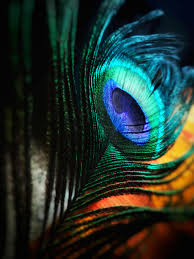
#> input picture Experiment-1/Sample.jpg, 194 x 259 px, found by its file name
$ jupyter execute --allow-errors EXP-1_CV.ipynb
#> lines starting #> are read from the running program, lines starting #| are printed output that depends on the picture; after the words box and inside, x2 and y2 are one past the last pixel; in counts of white or black regions, pixels touching at a corner belong together
[cell 1]
from google.colab import drive
drive.mount('/content/drive')

EXP_1-To implement basic image processing operations: reading images, writing images, converting
images to different formats, and complementing an image.

Name : PRATHAMESH ARVIND JADHAV

[cell 2]
import cv2
from google.colab.patches import cv2_imshow
from google.colab import files

[cell 3]
image = cv2.imread('/content/drive/MyDrive/Colab Notebooks/Sample.jpg')
#> image is the input picture: shape (259, 194, 3); mean B, G, R 42.9, 49.4, 33.7

[cell 4]
cv2_imshow(image)

[cell 5]
cv2.imwrite('output_image.jpg', image)
print("Image saved successfully as 'output_image.jpg'")

[cell 6]
gray_image = cv2.cvtColor(image, cv2.COLOR_BGR2GRAY)
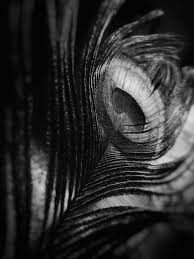
#> gray_image: shape (259, 194); min 0, max 236, mean 44
cv2_imshow(gray_image)

[cell 7]
complement_image = 255 - gray_image # Complement of the grayscale image
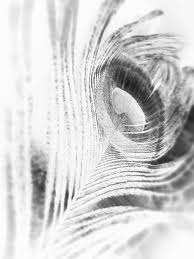
#> complement_image: shape (259, 194); min 19, max 255, mean 211
cv2_imshow(complement_image) # Display the complemented image

#> (a cell that did not finish here is left out)

[cell 9]
# Threshold the image
ret, thresh_image = cv2.threshold(gray_image, 127, 255, cv2.THRESH_BINARY)
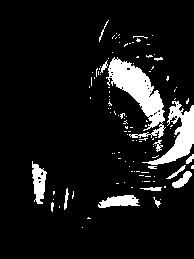
#> thresh_image: shape (259, 194); 9.3% white; 115 white regions (99 under 20 px), largest, box (x1, y1, x2, y2) and area: (106, 57, 166, 138) 1874, (142, 101, 194, 165) 1129, (32, 161, 47, 204) 391
cv2_imshow(thresh_image)

[cell 10]
# Perform edge detection using Canny
edges = cv2.Canny(gray_image, 100, 200)
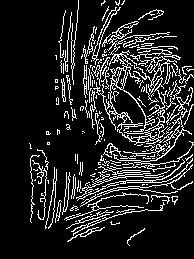
#> edges: shape (259, 194); 13.6% white in thin lines or dots, all inside (x1, y1, x2, y2) = (29, 0, 194, 246)
cv2_imshow(edges)

[cell 11]
# Apply Gaussian Blur
blurred_image = cv2.GaussianBlur(gray_image, (5, 5), 0)
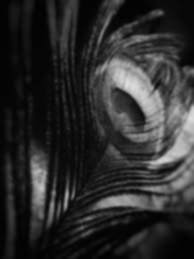
#> blurred_image: shape (259, 194); min 1, max 224, mean 44
cv2_imshow(blurred_image)
